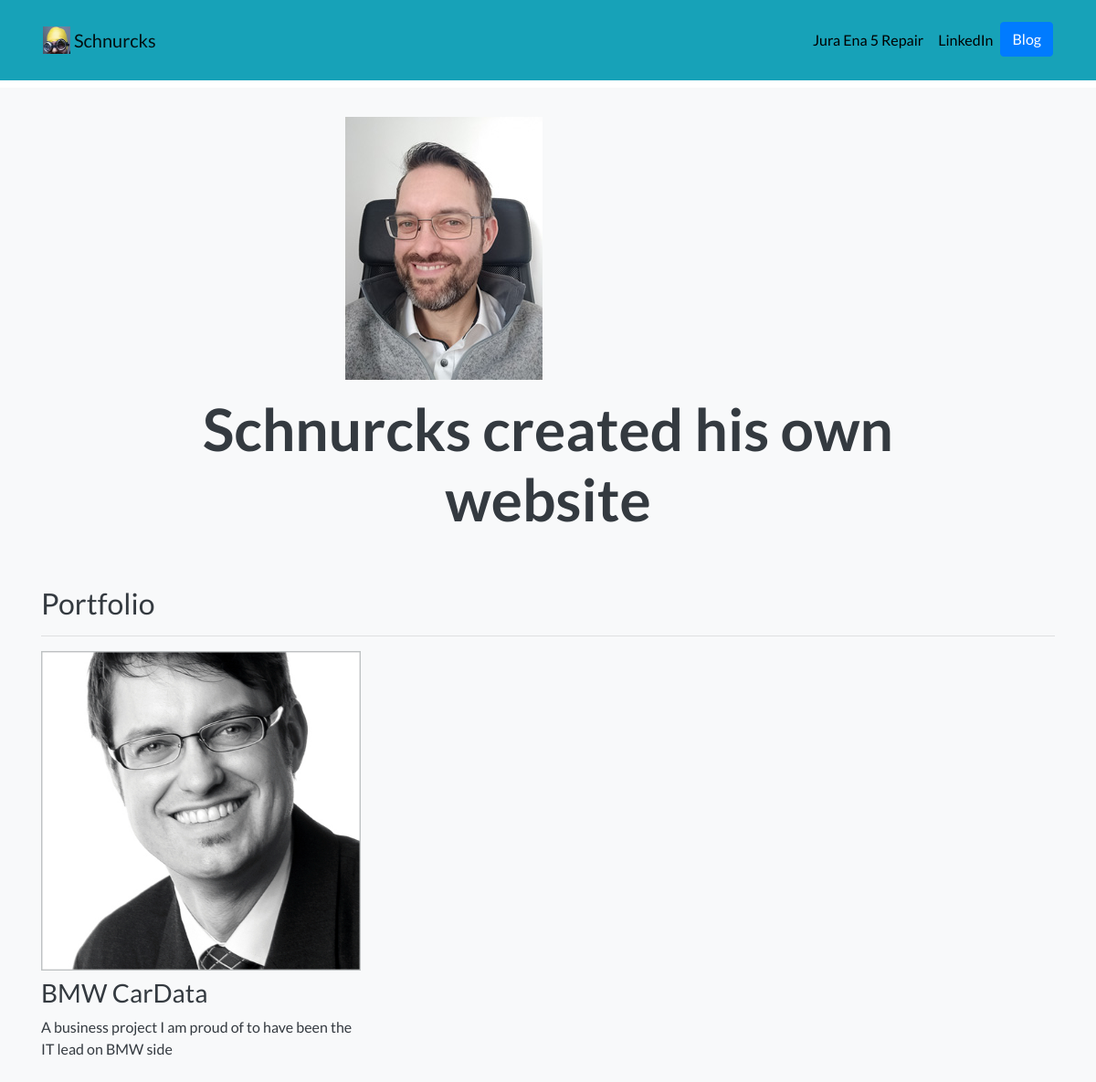
The page / on the database its author committed.
### portfolio/models.py (models this page shows, shortened)
class Project(models.Model):
    title = models.CharField(max_length=100)
    description = models.CharField(max_length=250)
    image = models.ImageField(upload_to='portfolio/images/')
    url = models.URLField(blank=True)

### portfolio/views.py (the view)
# urls.py: 2. Add a URL to urlpatterns:  path('', views.home, name='home')
def home(request):
    projects = Project.objects.all()
    return render(request, 'portfolio/home.html', {'projects':projects})

### portfolio/templates/portfolio/home.html
{% extends "portfolio/base.html" %}
{% load static %}
{% block content %}
<div class="row justify-content-center my-3">
  <div class="col-5">
    <img src="{% static 'portfolio/alex.jpg' %}" class="img-fluid">
  </div>
</div>
<div class="row justify-content-center mb-3">
  <div class="col-md-9 text-center">
    <h1 id="hometext" class="font-weight-bold">Schnurcks created his own website</h1>
  </div>
</div>
<h2 class="mt-5">Portfolio</h2>
<hr>
<div class="row">
  {% for project in projects %}
  <div class="col-lg-4 col-md-6">
    {% if project.url %}
    <a href="{{ project.url }}" target="_blank">
      <img src="{{ project.image.url }}" class="img-fluid mb-2">
    </a>
    {% else %}
    <img src="{{ project.image.url }}" class="img-fluid mb-2">
    {% endif %}
    <h3>{{ project.title }}</h3>
    <p>{{ project.description }}</p>
  </div>
  {% endfor %}
</div>
{% endblock %}

### portfolio/templates/portfolio/base.html (shortened to what this page needs)
{% load static %}
<!doctype html>
<html lang="en">
<head>
  <link rel="stylesheet" href="https://stackpath.bootstrapcdn.com/bootstrap/4.4.1/css/bootstrap.min.css">
  <link rel="stylesheet" href="{% static "portfolio/custom.css" %}">
</head>
<body>
<div class="p-3 mb-2 bg-info text-dark">
  <nav id="topNav" class="navbar navbar-expand-md navbar-light">
    <div class="container">
      <a class="navbar-brand" href="{% url 'home' %}">
        <img src="{% static "portfolio/minion_logo.png" %}" width="30" height="30" class="d-inline-block align-top" alt="Nick's Logo">
        <span>Schnurcks</span>
      </a>
      <div class="collapse navbar-collapse text-center" id="navbarNav">
        <ul class="navbar-nav ml-auto">
          <li class="nav-item">
            <a class="nav-link" href="{% static "portfolio/Repena.pdf" %}"  target="_blank">Jura Ena 5 Repair</a>
          </li>
          <li class="nav-item">
            <a class="nav-link" href="https://www.linkedin.com/in/alexander-otto-1b5306185/" target="_blank">LinkedIn</a>
          </li>
          <li>
            <a role="button" href="{% url 'blog:all_blogs' %}" class="btn btn-primary">Blog</a>
          </li>
        </ul>
      </div>
    </div>
  </nav>
</div>
  <div class="p-3 mb-2 bg-light text-dark">
  <div class="container">
    {% block content %}{% endblock %}
  </div>
  </div>
</body>
</html>

### portfolio/static/portfolio/custom.css (style rules this page uses)
.navbar-nav .nav-link { color: rgba(0,0,0,1) !important; }
body { font-family: 'Lato', sans-serif; }
@media (min-width: 992px) { #hometext { font-size: 4rem; } }

### rows shown on the page
Project: image (picture), title "BMW CarData", description "A business project I am proud of to have been the IT lead on BMW side"
